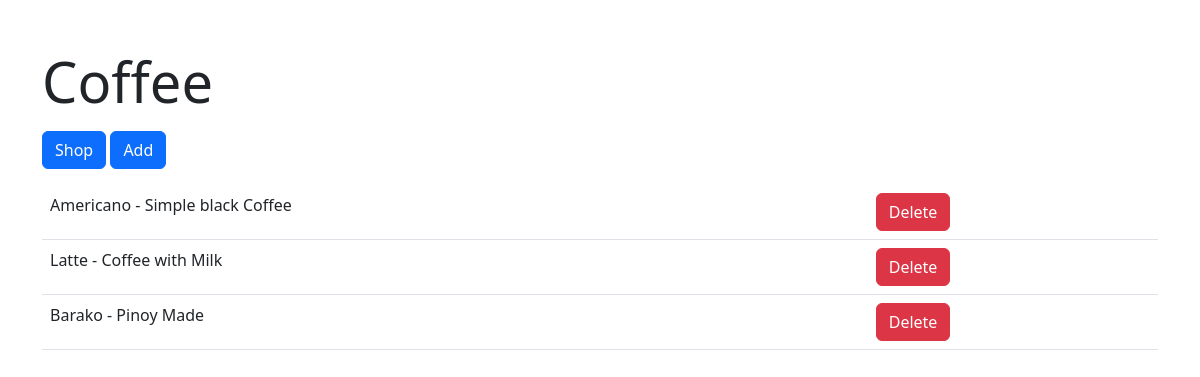
Before: / with the older database file.
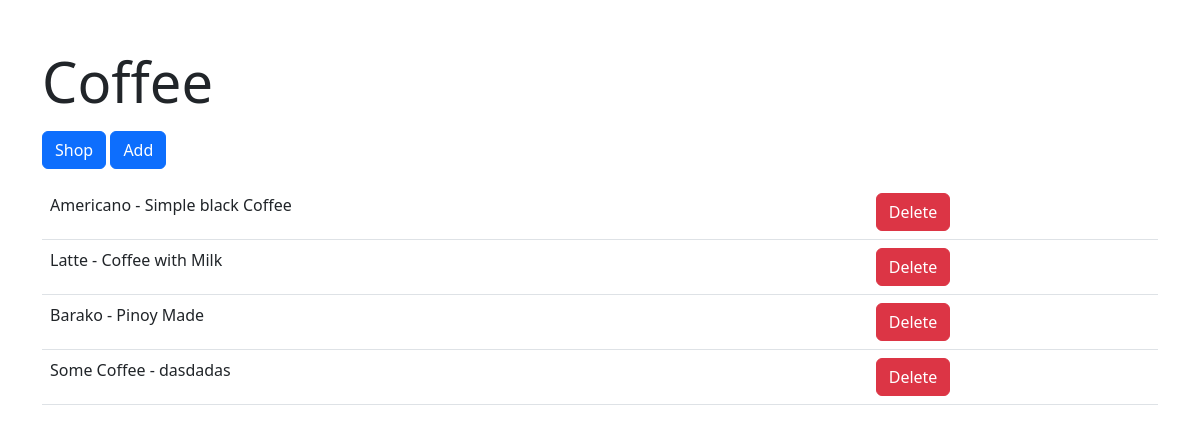
After: the same page with the newer database file.
### inventory/models.py (models this page shows, shortened)
class CoffeeName(models.Model):
    title = models.CharField(max_length=100)
    description = models.TextField(null=True, blank=True)
    price = models.DecimalField(null=True, max_digits=10, decimal_places=2)
    created = models.DateTimeField(auto_now_add=True)

### inventory/views.py (the view)
# urls.py: path("", coffeeList.as_view(), name="coffeeNames"),
class coffeeList(ListView):
    model = CoffeeName
    context_object_name = 'coffee_names'

### inventory/templates/inventory/coffeename_list.html (shortened to what this page needs)
<!DOCTYPE html>
<html lang="en">
<head>
    <link href="https://cdn.jsdelivr.net/npm/bootstrap@5.3.0/dist/css/bootstrap.min.css" rel="stylesheet">
</head>
<body>
    <div class="container mt-5">
        <h1 class="display-4 mb-3">Coffee</h1>
        <a href="{% url 'products_list' %}" class="btn btn-primary mb-3">Shop</a>
        <a href="{% url 'addCoffee' %}" class="btn btn-primary mb-3">Add</a>
        <table class="table">
            {% for coffee in object_list %}
                <tr>
                    <td>{{ coffee.title }} - {{ coffee.description }}</td>
                    <td><a href="{% url 'deleteCoffee' coffee.id %}" class="btn btn-danger">Delete</a></td>
                </tr>
            {% empty %}
                <tr>
                    <td colspan="2"><p class="small">No items</p></td>
                </tr>
            {% endfor %}
        </table>
    </div>
</body>
</html>

Changed rows visible on the page:
added CoffeeName: title "Some Coffee", description "dasdadas"
